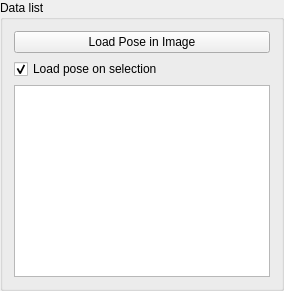
     <widget class="QGroupBox" name="groupBox_4">
      <property name="sizePolicy">
       <sizepolicy hsizetype="Maximum" vsizetype="Preferred">
        <horstretch>0</horstretch>
        <verstretch>0</verstretch>
       </sizepolicy>
      </property>
      <property name="title">
       <string>Data list</string>
      </property>
      <layout class="QVBoxLayout" name="verticalLayout_2">
       <item>
        <widget class="QPushButton" name="btn_load">
         <property name="sizePolicy">
          <sizepolicy hsizetype="Minimum" vsizetype="Preferred">
           <horstretch>0</horstretch>
           <verstretch>0</verstretch>
          </sizepolicy>
         </property>
         <property name="text">
          <string>Load Pose in Image</string>
         </property>
        </widget>
       </item>
       <item>
        <widget class="QCheckBox" name="check_load_pose">
         <property name="text">
          <string>Load pose on selection</string>
         </property>
         <property name="checked">
          <bool>true</bool>
         </property>
        </widget>
       </item>
       <item>
        <widget class="QListWidget" name="data_list">
         <property name="sizePolicy">
          <sizepolicy hsizetype="Fixed" vsizetype="MinimumExpanding">
           <horstretch>0</horstretch>
           <verstretch>0</verstretch>
          </sizepolicy>
         </property>
         <property name="minimumSize">
          <size>
           <width>250</width>
           <height>0</height>
          </size>
         </property>
        </widget>
       </item>
      </layout>
     </widget>
